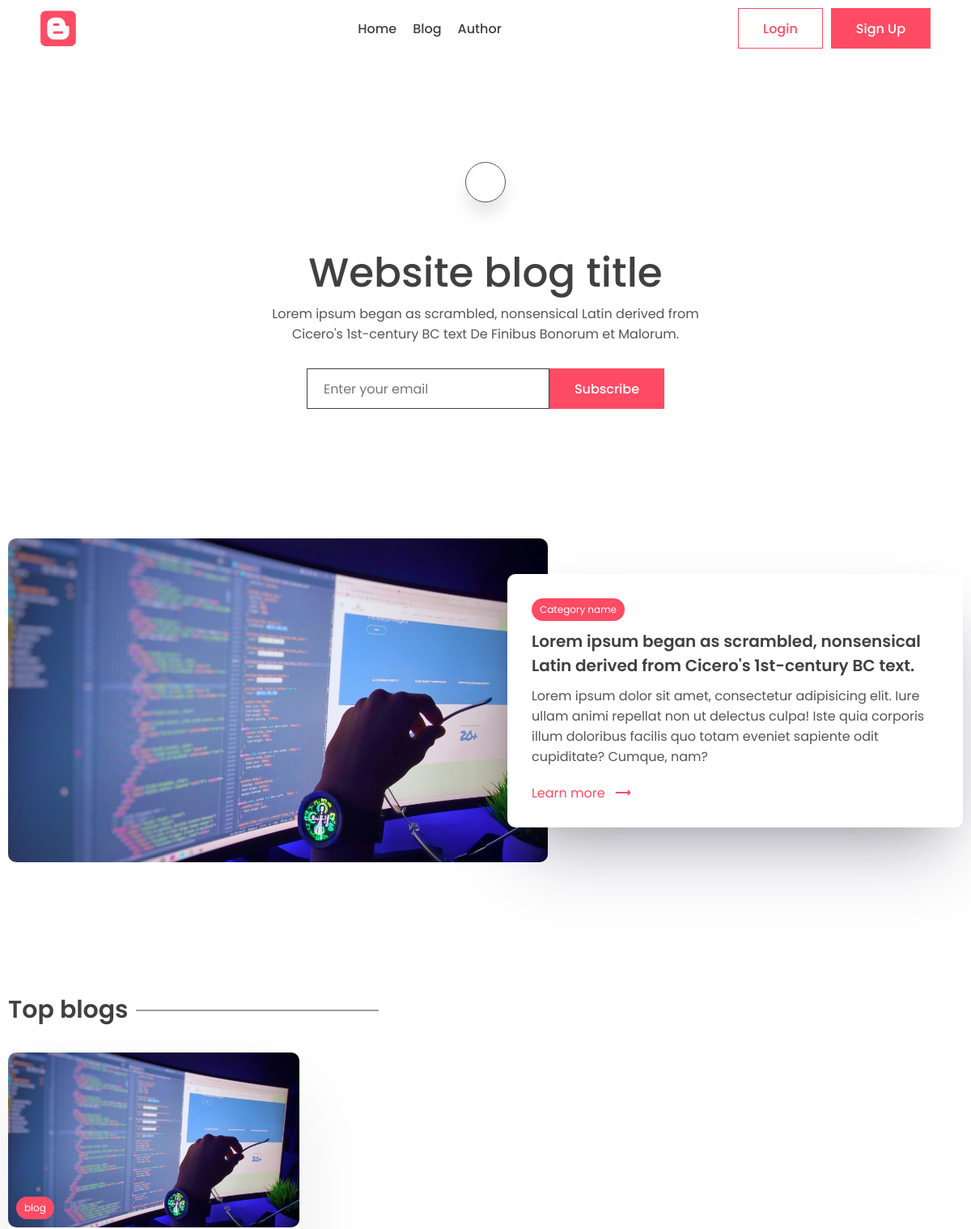
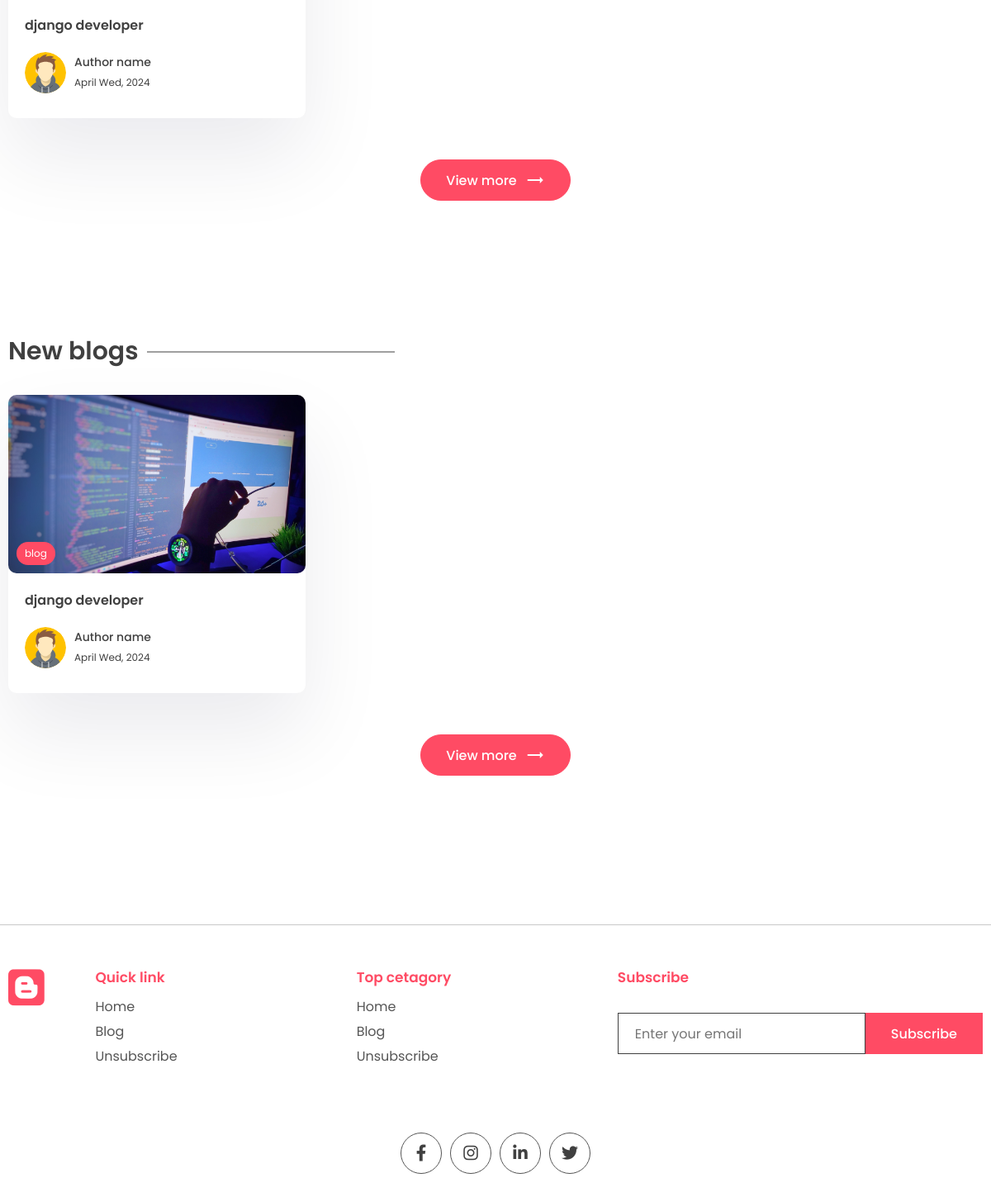
The page / on the database its author committed (2 pictures, top to bottom).
### home/models.py (models this page shows, shortened)
class Post(models.Model):
    title = models.CharField(max_length=100)
    content = models.TextField()
    image = models.ImageField(upload_to='images/')
    slug = models.SlugField(max_length=100)
    tag = models.ManyToManyField('Tag', blank=True, related_name='post')
    created_at = models.DateTimeField(auto_now_add=True)
    updated_at = models.DateTimeField(auto_now=True)
    view_count = models.IntegerField(null=True, blank=True)

class Tag(models.Model):
    name = models.CharField(max_length=100, unique=True)
    description = models.TextField()
    slug = models.SlugField(max_length=100, unique=True)

### home/views.py (the view)
# urls.py: path('', views.HomeView.as_view(), name='home'),
class HomeView(View):
    template_name = 'home/home.html'
    def get(self, request):
        posts = Post.objects.all()
        context = {
            'posts':posts
        }
        return render(request, self.template_name, context)

### home/templates/home/home.html (shortened to what this page needs)
{% extends 'index.html' %}
{% load static %}
{% block content %}
    <main class="sp">
        <div class="container">
            <center>
                <div class="search-bar">
                    <div class="animated-search" onclick="searchbar()">
                    </div>
                </div>
                <div class="typo">
                    <h1 class="title">Website blog title</h1>
                    <p>
                        Lorem ipsum began as scrambled, nonsensical Latin derived from
                        Cicero's 1st-century BC text De Finibus Bonorum et Malorum.
                    </p>
                </div>
                <div class="newsletter">
                    <form method="POST">
                        <input
                                type="email"
                                name="email"
                                maxlength="100"
                                placeholder="Enter your email"
                                required=""
                                id="id_email"
                        />
                        <button class="btn btn-primary">Subscribe</button>
                    </form>
                </div>
            </center>
        </div>
    </main>
    <section class="sp">
        <div class="container">
            <div class="grid-2">
                <div class="post-img">
                    <img src="{% static 'home/img/post.png' %}" alt=""/>
                </div>
                <div class="post-content">
                    <div class="cetagory">
                        <p>Category name</p>
                    </div>
                    <h1>
                        Lorem ipsum began as scrambled, nonsensical Latin derived from
                        Cicero's 1st-century BC text.
                    </h1>
                    <p class="des">
                        Lorem ipsum dolor sit amet, consectetur adipisicing elit. Iure
                        ullam animi repellat non ut delectus culpa! Iste quia corporis
                        illum doloribus facilis quo totam eveniet sapiente odit
                        cupiditate? Cumque, nam?
                    </p>
                    <a class="learn" href="#"
                    >Learn more <span class="material-icons"> trending_flat </span></a
                    >
                </div>
            </div>
        </div>
    </section>
    <section class="sp">
        <div class="container">
            <h1 class="sec-title">Top blogs</h1>
            <div class="grid-3">
                {% for post in posts %}
                    <a href="{% url 'home:post_detail' post.slug %}">
                        <div class="card">
                            <div class="post-img">
                                <img src="{{ post.image.url }}" alt=""/>
                                <div class="tag">{{ post.tag.all.0.name }}</div>
                            </div>
                            <div class="card-content">
                                <h3>
                                    {{ post.title }}
                                </h3>
                                <div class="author">
                                    <div class="profile-pic">
                                        <img src="{% static 'img/author.svg' %}" alt=""/>
                                    </div>
                                    <div class="details">
                                        <p>Author name</p>
                                        <small>{{ post.created_at|date:'F D, Y' }}</small>
                                    </div>
                                </div>
                            </div>
                        </div>
                    </a>
                {% endfor %}
            </div>
            <center>
                <a href="">
                    <button class="btn btn-primary rounded view">
                        View more <span class="material-icons"> trending_flat </span>
                    </button>
                </a>
            </center>
        </div>
    </section>
    <section class="sp">
        <div class="container">
            <h1 class="sec-title">New blogs</h1>
            <div class="grid-3">
                {% for post in posts %}
                    <a href="{% url 'home:post_detail' post.slug %}">
                        <div class="card">
                            <div class="post-img">
                                <img src="{{ post.image.url }}" alt=""/>
                                <div class="tag">{{ post.tag.all.0.name }}</div>
                            </div>
                            <div class="card-content">
                                <h3>
                                    {{ post.title }}
                                </h3>
                                <div class="author">
                                    <div class="profile-pic">
                                        <img src="{% static 'img/author.svg' %}" alt=""/>
                                    </div>
                                    <div class="details">
                                        <p>Author name</p>
                                        <small>{{ post.created_at|date:'F D, Y' }}</small>
                                    </div>
                                </div>
                            </div>
                        </div>
                    </a>
                {% endfor %}
            </div>
            <center>
                <a href="">
                    <button class="btn btn-primary rounded view">
                        View more <span class="material-icons"> trending_flat </span>
                    </button>
                </a>
            </center>
        </div>
    </section>
{% endblock %}

### static/css/style.css (style rules this page uses)
* { margin: 0; padding: 0; box-sizing: border-box; text-decoration: none; border: none; outline: none; list-style: none; font-family: "Poppins", sans-serif; color: var(--black); }
:root { --red: #ff4b64; --black: #404040; --des: #555555; --shadow: #ffffff1a 0px 1px 1px 0px inset, #32325d40 0px 50px 100px -20px, #0000004d 0px 30px 60px -30px; --shadow2: rgba(17, 12, 46, 0.084) 0px 48px 100px 0px; }
html { font-size: 62.5%; }
[class*="grid"] { display: grid; }
img { width: 100%; }
.container { max-width: 1220px; margin: auto; padding: 0 10px; }
p, a { font-size: 1.6rem; color: var(--des); }
input, textarea { font-size: 1.6rem; color: var(--black); }
.btn { cursor: pointer; height: 5rem; padding: 0 3rem; font-size: 1.6rem; font-weight: 500; border: 1px solid var(--red); display: flex; align-items: center; justify-content: center; gap: 1rem; }
.btn span { color: white; }
.btn-primary { background: var(--red); color: white; }
.rounded { border-radius: 5rem; }
.search-bar, .animated-search { width: 5rem; aspect-ratio: 1/1; border: 1px solid var(--des); border-radius: 50%; display: flex; align-items: center; justify-content: center; background: white; box-shadow: 0 15px 20px #00000018; cursor: pointer; margin-top: 10rem; z-index: 2; }
.search-bar { box-shadow: unset; border: none; }
.search-bar .animated-search { margin-top: 0; }
.typo { width: 50%; margin-top: 5rem; }
.title { font-size: 5rem; font-weight: 500; }
.newsletter form { display: flex; align-items: center; justify-content: center; margin-top: 3rem; }
.newsletter input { border: 1px solid var(--black); height: 5rem; width: 30rem; padding: 0 2rem; }
.sp { padding: 8rem 0; }
.grid-2 { grid-template-columns: 1.3fr 1fr; align-items: center; }
.post-img { height: 40rem; width: 100%; overflow: hidden; border-radius: 1rem; }
.post-img img { height: 100%; object-fit: cover; object-position: center; }
.post-content { position: relative; left: -5rem; background: white; border-radius: 1rem; padding: 3rem; box-shadow: var(--shadow); width: calc(100% + 5rem); }
.post-content h1 { font-size: 2rem; font-weight: 600; margin: 1rem 0; }
.cetagory { background: var(--red); width: fit-content; border-radius: 5rem; padding: 0.5rem 1rem; }
.cetagory p { color: white; font-size: 1.2rem; }
.learn { display: flex; align-items: center; gap: 1rem; color: var(--red); margin-top: 2rem; }
.learn span { color: #ff4b64; }
.sec-title { font-size: 3rem; font-weight: 600; position: relative; width: fit-content; margin-bottom: 3rem; }
.sec-title::after { content: ""; position: absolute; right: -31rem; height: 1px; width: 30rem; background: var(--black); top: 50%; transform: translateY(-50%); }
.grid-3 { grid-template-columns: repeat(3, 1fr); gap: 5rem; }
.card { background: white; box-shadow: var(--shadow2); border-radius: 1rem; cursor: pointer; transition: 0.3s; }
.post-img { position: relative; }
.tag { position: absolute; bottom: 1rem; left: 1rem; background: var(--red); color: white; border-radius: 5rem; padding: 0.5rem 1rem; font-size: 1.2rem; }
.card-content { padding: 2rem; padding-bottom: 3rem; }
.card h3 { font-size: 1.6rem; font-weight: 600; }
.card .post-img { width: 100%; height: unset; aspect-ratio: 1/0.6; }
.author { display: flex; align-items: center; gap: 1rem; margin-top: 2rem; }
.profile-pic { width: 5rem; aspect-ratio: 1/1; border-radius: 50%; overflow: hidden; }
.author p { color: var(--black); font-weight: 500; font-size: 1.4rem; }
.author small { color: var(--black); font-size: 1.2rem; }
.view { margin-top: 5rem; }
main { padding-top: 10rem !important; }

### rows shown on the page
Post: image (picture), tag.all.0.name "blog", title "django developer", created_at "April Wed, 2024"
